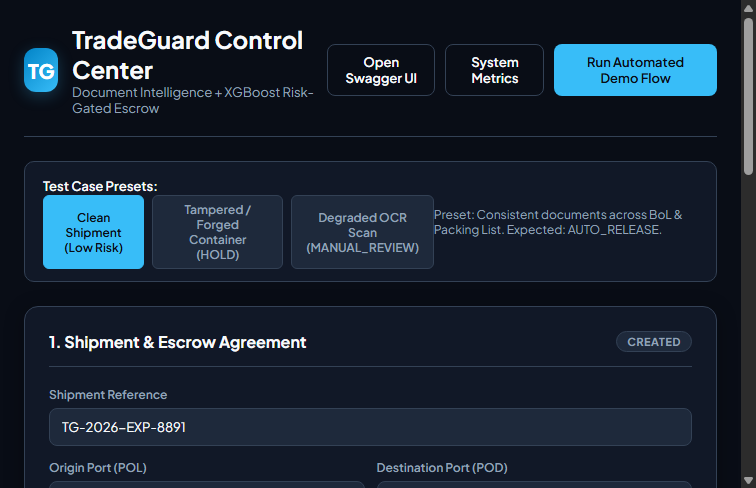
#> input picture dashboard.png, 756 x 488 px
$ python -i preprocessor.py   (imports and definitions only)
#> lines starting #> are read from the running program, lines starting #| are printed output that depends on the picture; after the words box and inside, x2 and y2 are one past the last pixel; in counts of white or black regions, pixels touching at a corner belong together
#> further down, picture is the input picture: shape (488, 756, 3); mean B, G, R 51, 36.2, 24.2
"""Image preprocessing for shipping document OCR.

Applies deskewing, grayscale conversion, Otsu binarization, and denoising.
"""
from pathlib import Path
import cv2
import numpy as np
from PIL import Image


def load_image(image_input: str | Path | bytes | np.ndarray) -> np.ndarray:
    """Load image from path, raw bytes, or existing numpy array into BGR format."""
    if isinstance(image_input, (str, Path)):
        img = cv2.imread(str(image_input))
        if img is None:
            raise ValueError(f"Could not read image from {image_input}")
        return img
    elif isinstance(image_input, bytes):
        nparr = np.frombuffer(image_input, np.uint8)
        img = cv2.imdecode(nparr, cv2.IMREAD_COLOR)
        if img is None:
            raise ValueError("Could not decode image from bytes")
        return img
    elif isinstance(image_input, np.ndarray):
        return image_input
    raise TypeError(f"Unsupported image input type: {type(image_input)}")


def deskew_image(image: np.ndarray) -> np.ndarray:
    """Detect text orientation angle and deskew image."""
    gray = cv2.cvtColor(image, cv2.COLOR_BGR2GRAY) if len(image.shape) == 3 else image
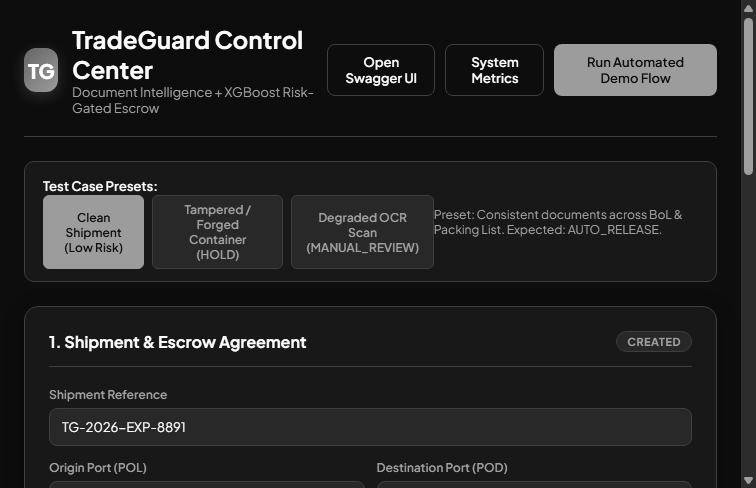
#> gray: shape (488, 756); min 11, max 255, mean 34.6
    # Invert and threshold to find text contours
    thresh = cv2.threshold(gray, 0, 255, cv2.THRESH_BINARY_INV + cv2.THRESH_OTSU)[1]
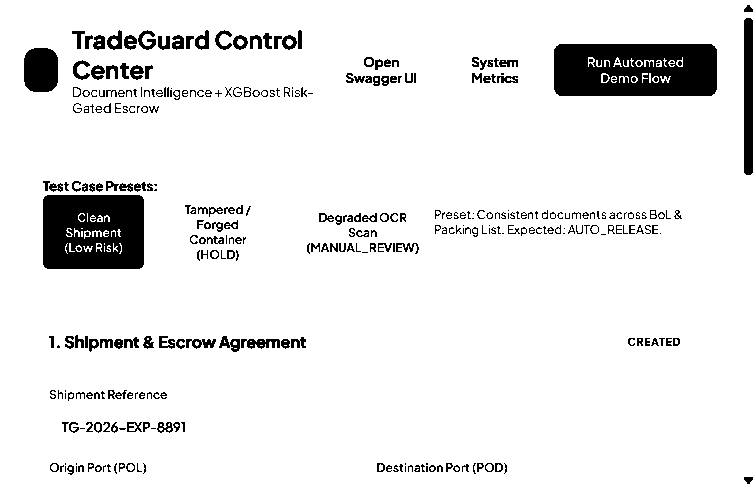
#> thresh: shape (488, 756); 92% white; 341 black regions (122 under 20 px), largest, box (x1, y1, x2, y2) and area: (554, 44, 717, 96) 7724, (43, 195, 144, 269) 6910, (744, 18, 753, 175) 1401
    coords = np.column_stack(np.where(thresh > 0))
#> coords = 339556 pairs, first value 0 to 487, second value 0 to 755
    if len(coords) < 50:
        return image  # Insufficient text pixels to estimate skew

    angle = cv2.minAreaRect(coords)[-1]
#> angle = -90
    if angle < -45:
        angle = -(90 + angle)
#> angle = 0
    elif angle > 45:
        angle = 90 - angle
    else:
        angle = -angle

    # Only deskew if skew is modest (e.g. between 0.5 and 20 degrees)
    if abs(angle) < 0.5 or abs(angle) > 25.0:
        return image

    (h, w) = image.shape[:2]
    center = (w // 2, h // 2)
    m = cv2.getRotationMatrix2D(center, angle, 1.0)
    rotated = cv2.warpAffine(
        image, m, (w, h), flags=cv2.INTER_CUBIC, borderMode=cv2.BORDER_REPLICATE
    )
    return rotated


def preprocess_for_ocr(image_input: str | Path | bytes | np.ndarray) -> np.ndarray:
    """Full preprocessing pipeline: deskew, grayscale, median blur, and binarization."""
    img = load_image(image_input)
    deskewed = deskew_image(img)
    gray = cv2.cvtColor(deskewed, cv2.COLOR_BGR2GRAY) if len(deskewed.shape) == 3 else deskewed
    denoised = cv2.medianBlur(gray, 3)
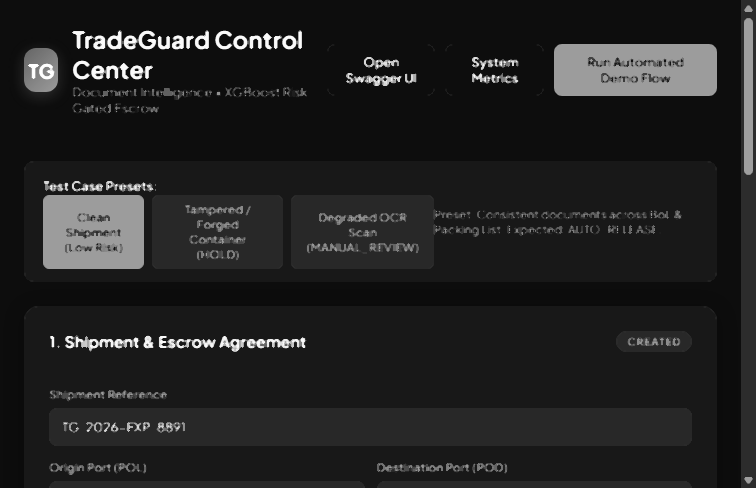
#> denoised: shape (488, 756); min 11, max 255, mean 33.3
    binarized = cv2.adaptiveThreshold(
        denoised, 255, cv2.ADAPTIVE_THRESH_GAUSSIAN_C, cv2.THRESH_BINARY, 15, 8
    )
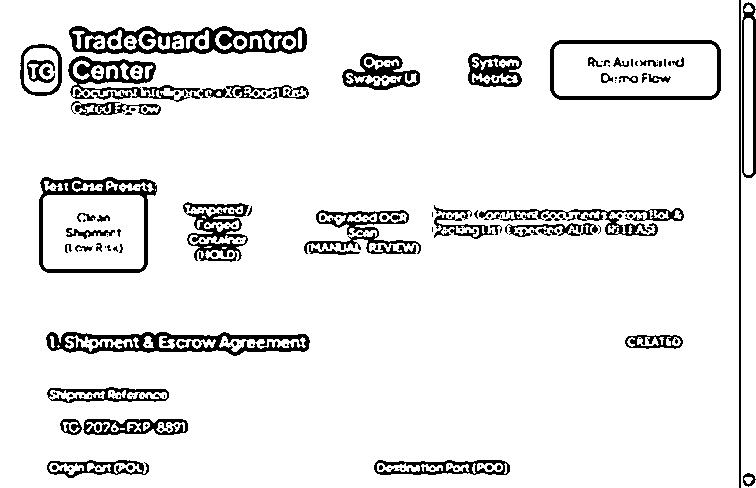
#> binarized: shape (488, 756); 91.6% white; 214 black regions (147 under 20 px), largest, box (x1, y1, x2, y2) and area: (69, 26, 307, 54) 3265, (46, 332, 310, 356) 2913, (39, 177, 157, 273) 2228
    return binarized

>>> import cv2
>>> picture = cv2.imread('../../../../dashboard.png')
>>> result = preprocess_for_ocr(picture)
